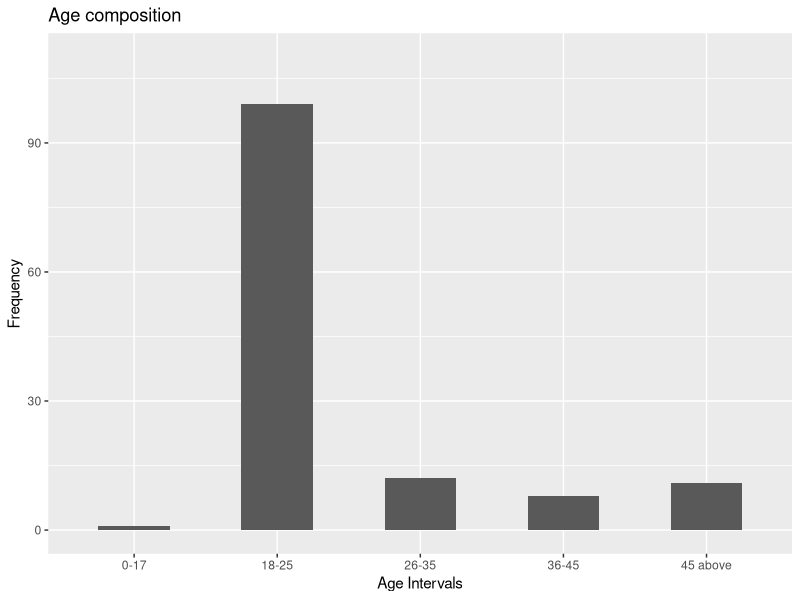
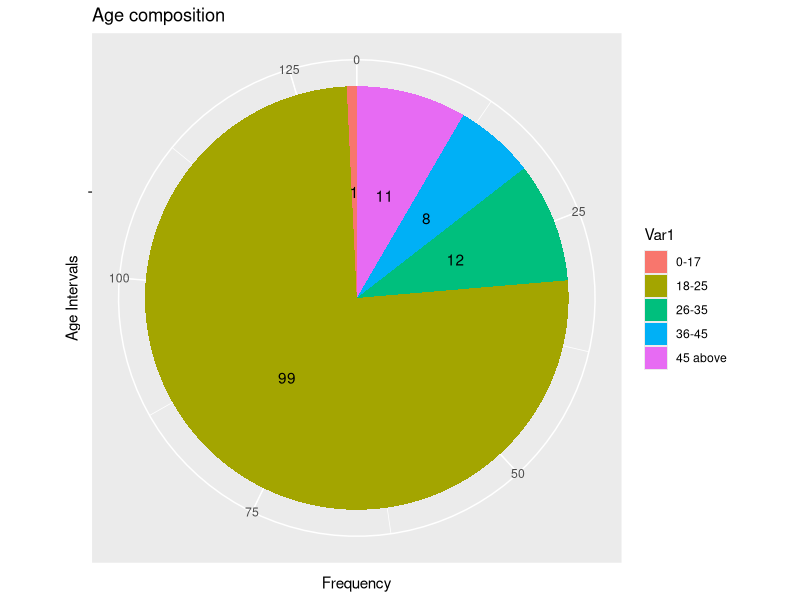
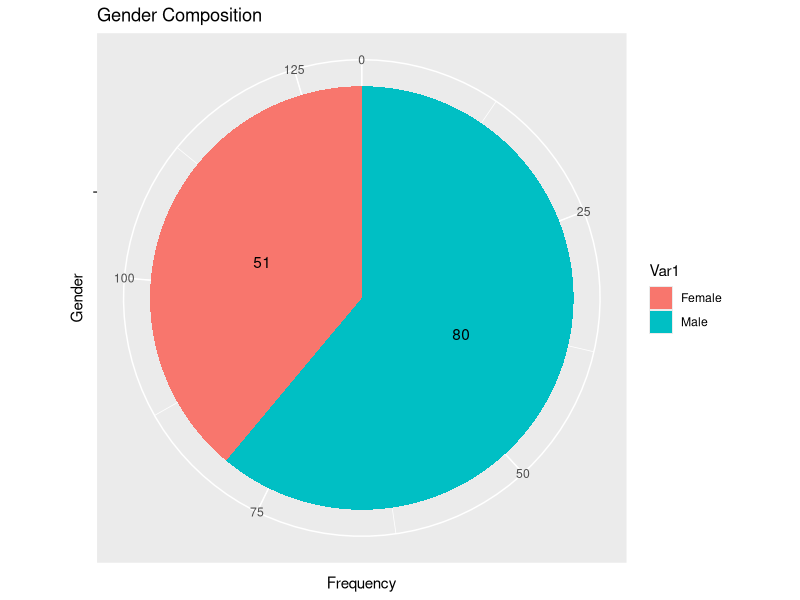
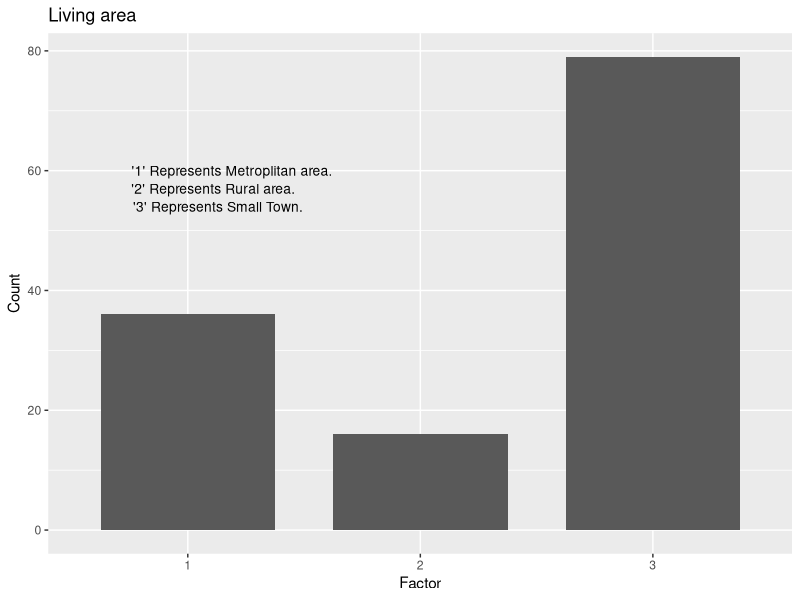
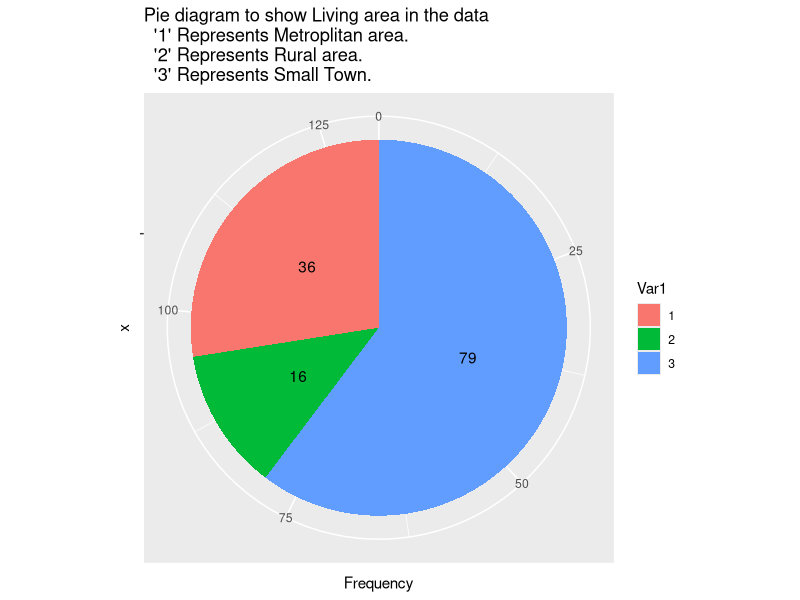
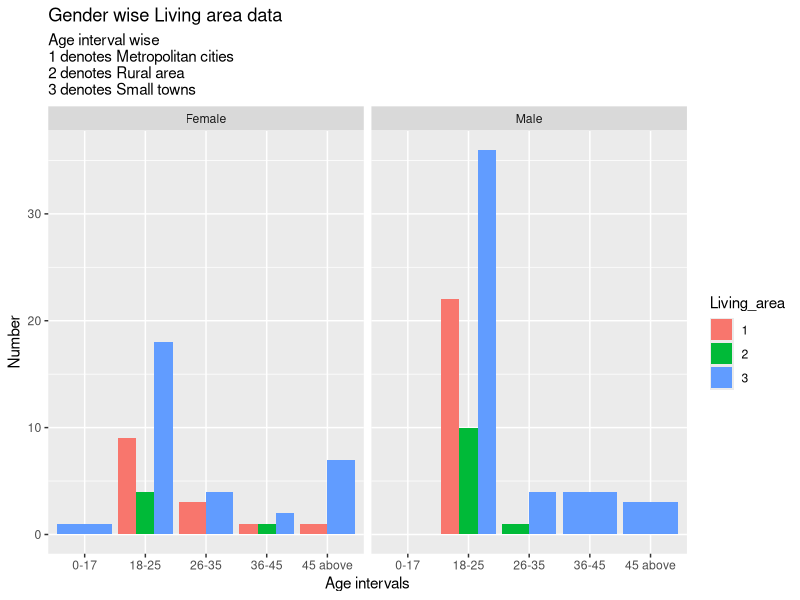
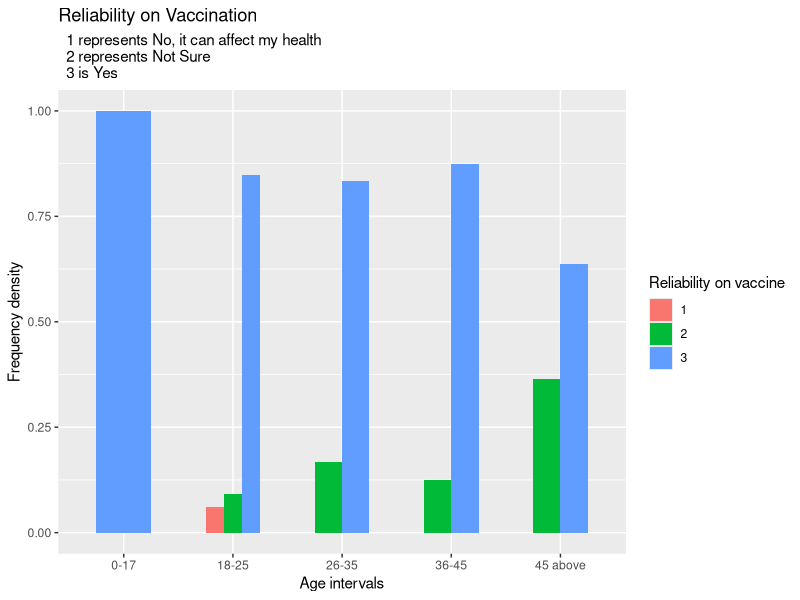
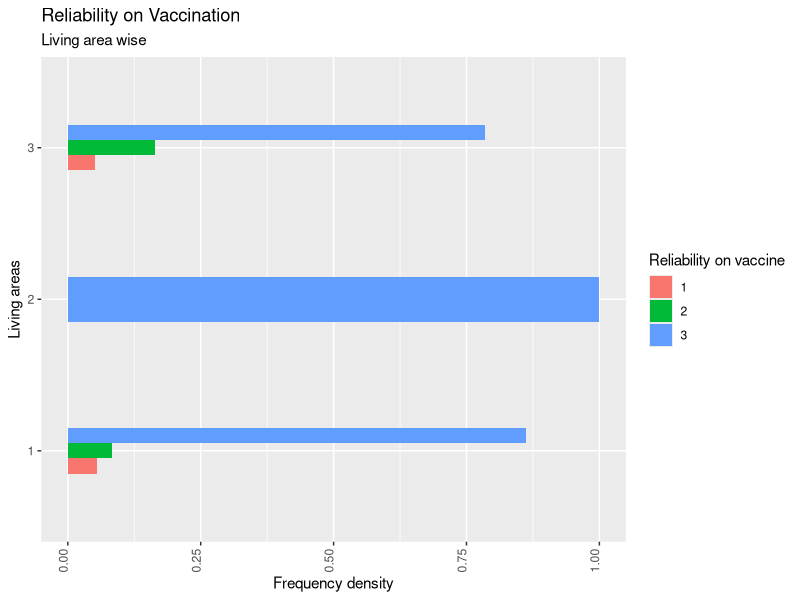

Recreate these plots in R, in order.
## CALLING THE DATA

rm(list=ls())
df <- read.csv(file = "Vaccination.csv",header = TRUE)
head(df)

## CALLING THE LIBRARIES
library(dplyr)
library(ggplot2)

##PREPARING THE DATA TO ANALYZE
## Columns to be modified--- Living area, Vac_safe, Vac_status, Vac_reliable, CoWin, Vac_symptom   
## Changing the column names to something short for future use.
colnames(df) <- c("TimeStamp","Age","Gender","Living_area","Vac_safe","Vac_status","Travel","1st_choice",
                    "2nd_choice","3rd_choice","4th_choice","5th_choice","6th_choice","Vac_brand",
                    "Vac_reliable","CoWin","Vac_app_easy","waiting_time","Social_dis","Hygiene",
                    "Vac_symptom","Govt_effort")

data <- df
data$Living_area <- as.numeric(as.factor(data$Living_area))
table (data$Living_area) 
##here we are using to represent the entire column "Living_area" as a factor of (1,2,3)
## 1 represents Metropolitan city
## 2 represents Rural area 
##3 is small town.

data$Vac_safe <- as.numeric (as.factor(data$Vac_safe))
##here we are using to represent the entire column "Vaccination_safe" as a factor of (1,2,3)
## 1 represents "No, it can affect my health", 
## 2 represents "Not Sure" 
## 3 is "Yes"

data$Vac_status <- as.numeric (as.factor(data$Vac_status))
table (data$Vac_status)
##here we are using to represent the entire column "Vaccination_status" as a factor of (1,2,3)
## 1 represents "1st dose is taken", 
## 2 represents "Both doses taken" 
## 3 is "Not Vaccinated".

data$Vac_reliable <- as.numeric (as.factor(data$Vac_reliable))
##here we are using to represent the entire column "Vaccination_reliability" as a factor of (1,2,3)
## 1 represents "Free vaccines offered by the Government", 
## 2 represents "Paid vaccines offered by private organizations".

data$CoWin <- as.numeric (as.factor(data$CoWin))
## 1 represents "No, I have not used the portal", 
## 2 represents "Yes, but I did not face any problem", and
## 3 represents "Yes, I faced a lot of issues while booking".

data$Vac_symptom <- as.numeric (as.factor(data$Vac_symptom))
## 1 represents "After 1st dose", 
## 2 represents "After 2nd dose", and
## 3 represents "After both doses"
## 4 represents "No, I did not face any".

## Looking at the data Demographically ____ Plots we need to do initially___
## 1. Age, 2. Gender, 3. Living_area, 4. Living_area wrt Gender and Age using multiple bar chart , 5. Gender based on different age interval using multiple bar chart

## Bar and pie diagram of age composition of the data
df <- data.frame(table(data$Age))
bar <- ggplot(data=df,aes(y=Freq,x=Var1),beside=T)+geom_bar(stat="identity",width = 0.5)+
  labs(title="Age composition",x="Age Intervals",y="Frequency")+ylim(0,110)
bar

bar1 <- ggplot(data=df,aes(y=Freq,x="",fill=Var1))+geom_bar(stat="identity",width = 0.5)+
  labs(title="Age composition",x="Age Intervals",y="Frequency")
pie <- bar1 + coord_polar("y",start=0)
pie + geom_text(label=paste(df$Freq),position=position_stack(vjust = 0.5))


##pie diagram for gender composition of the data
df1 <- data.frame(table(data$Gender))
bar1 <- ggplot (df1, aes(y = Freq,x = "", fill= Var1))+geom_bar(stat = "identity", width = 0.5)+
  labs(title = "Gender Composition", x= "Gender", y= "Frequency")
pie<- bar1+ coord_polar("y", start = 0)
pie + geom_text(label=paste(df1$Freq),position=position_stack(vjust = 0.5))


##Bar and pie diagram of to categorize the living area of the data
table(data$Living_area)
df2 <- data.frame(table(data$Living_area))
bar <- ggplot(data=df2,aes(y= Freq,x= Var1),beside=T)+geom_bar(stat="identity",width = .75)+
  labs(title="Living area",x="Factor",y="Count")+
  annotate("text", x=1.19, y=60, label= "'1' Represents Metroplitan area.",size=3.5)+
  annotate("text", x=1.11, y=57, label= "'2' Represents Rural area.",size=3.5)+
  annotate("text", x=1.13, y=54, label= "'3' Represents Small Town.",size=3.5)
bar

bar1 <- ggplot(data=df2,aes(y=Freq ,x="",fill= Var1))+geom_bar(stat="identity",width = 0.5)+
  labs(title="Pie diagram to show Living area in the data
  '1' Represents Metroplitan area.
  '2' Represents Rural area.
  '3' Represents Small Town.",y="Frequency")
pie <- bar1 + coord_polar("y",start=0)
pie + geom_text(label=paste(df2$Freq),position=position_stack(vjust = 0.5))



##Living_area wrt Gender and Age using multiple bar chart 
names(data)
df <-data%>%
  group_by(Living_area,Gender,Age)
df$Age  

df1 <- df[df$Age=="18-25",]
df2 <- df1[df1$Gender=="Male",]
tab1 <- data.frame(table(df2$Living_area))
count1 <- nrow(tab1)
df3 <- df1[df1$Gender=="Female",]
tab2 <- data.frame(table(df3$Living_area))
count2 <- nrow(tab2)

df1 <- df[df$Age=="26-35",]
df2 <- df1[df1$Gender=="Male",]
tab3 <- data.frame(table(df2$Living_area))
count3 <- nrow(tab3)
df3 <- df1[df1$Gender=="Female",]
tab4 <- data.frame(table(df3$Living_area))
count4 <- nrow(tab4)

df1 <- df[df$Age=="36-45",]
df2 <- df1[df1$Gender=="Male",]
tab5 <- data.frame(table(df2$Living_area))
count5 <- nrow(tab5)
df3 <- df1[df1$Gender=="Female",]
tab6 <- data.frame(table(df3$Living_area))
count6 <- nrow(tab6)

df1 <- df[df$Age=="45 above",]
df2 <- df1[df1$Gender=="Male",]
tab7 <- data.frame(table(df2$Living_area))
count7 <- nrow(tab7)
df3 <- df1[df1$Gender=="Female",]
tab8 <- data.frame(table(df3$Living_area))
count8 <- nrow(tab8)

df1 <- df[df$Age=="0-17",]
df2 <- df1[df1$Gender=="Male",]
tab9 <- data.frame(table(df2$Living_area))
count9 <- nrow(tab9)
df3 <- df1[df1$Gender=="Female",]
tab10 <- data.frame(table(df3$Living_area))
count10 <- nrow(tab10)

bar_data <- data.frame(Age =c(rep("18-25",6),rep("26-35",4),rep("36-45",4),rep("45 above",3),rep("0-17",1)),Living_area=c(tab1$Var1,tab2$Var1,tab3$Var1,tab4$Var1,tab5$Var1,tab6$Var1,tab7$Var1,tab8$Var1,tab9$Var1,tab10$Var1),
                       Gender=c(rep("Male",count1),rep("Female",count2),rep("Male",count3),rep("Female",count4),rep("Male",count5),rep("Female",count6),rep("Male",count7),rep("Female",count8),rep("Male",count9),rep("Female",count10)),
                       value=c(tab1$Freq,tab2$Freq,tab3$Freq,tab4$Freq,tab5$Freq,tab6$Freq,tab7$Freq,tab8$Freq,tab10$Freq)) 

bar_data
ggplot(data=bar_data,aes(x=Age,fill=Living_area,y=value))+
  geom_bar(position="dodge",stat="identity",size=0.8)+facet_wrap(~Gender)+
  labs(y="Number",x="Age intervals",title="Gender wise Living area data",
       subtitle="Age interval wise
1 denotes Metropolitan cities
2 denotes Rural area
3 denotes Small towns")




## EXPLORATORY DATA ANALYSIS
## 1.Vaccination safe wrt age
age_count <- data %>% 
  group_by(Age) %>% 
  summarise(count=n())
age_count
age_safe <- data %>% 
  group_by(Age,Vac_safe) %>%
  summarise(count=n())
age_safe
tab1 <- data.frame(table(age_safe$Age))
age_safe$tot_count <- rep(rep(age_count$count,times=tab1$Freq))  
age_safe$freq_den <- age_safe$count/age_safe$tot_count
ggplot(data=age_safe,aes(x=Age,y=freq_den,fill=as.factor(Vac_safe)),beside=TRUE)+geom_bar(position="dodge",stat="identity",width=0.5)+
  labs(title="Reliability on Vaccination",subtitle="  1 represents No, it can affect my health 
  2 represents Not Sure 
  3 is Yes",x="Age intervals",y="Frequency density",fill="Reliability on vaccine")


## 2. Vaccination safe wrt living area
living_count <- df%>%
  group_by(Living_area) %>% 
  summarise(count=n())
living_safe <- df %>% 
  group_by(Living_area,Vac_safe) %>% 
  summarise(count=n())  
living_safe
tab2 <- data.frame(table(living_safe$Living_area))
living_safe$count_tot <- rep(living_count$count,times=tab2$Freq)  
living_safe$freq_den <- living_safe$count/living_safe$count_tot
ggplot(data=living_safe,aes(x=as.factor(Living_area),y=freq_den,fill=as.factor(Vac_safe)))+
  geom_bar(position="dodge",stat="identity",width = 0.3)+
  labs(title="Reliability on Vaccination",x="Living areas",y="Frequency density",subtitle="Living area wise",fill="Reliability on vaccine")+
  theme(axis.text.x=element_text(angle=90,hjust=1,vjust=0))+coord_flip()

## 3. Vaccination safe wrt Gender
gen_count <- df %>%
  group_by(Gender) %>% 
  summarise(count=n())
gen_safe <- df %>% 
  group_by(Gender,Vac_safe) %>% 
  summarise(count=n())
tab3 <- data.frame(table(gen_safe$Gender))
gen_safe$count_tot <- rep(gen_count$count,times=tab3$Freq)  
gen_safe$freq_den <- gen_safe$count/gen_safe$count_tot
ggplot(data=gen_safe,aes(x=as.factor(Gender),y=freq_den,fill=as.factor(Vac_safe)))+
  geom_bar(position="dodge",stat="identity",width=0.3)+
  labs(title="Reliability on Vaccination",x="Gender",y="Frequency density",subtitle="Gender wise",fill="Reliability on vaccine")+
  coord_flip()

#4. FREQUENCY-density analysis of Vaccination status wrt  Age and gender
agestatus <- data.frame(data$Age, data$Vac_status, data$Gender)
tabage <- data.frame(table (agestatus))
colnames(tabage)<- c("Age","Vaccination_Status","Gender","Number")
agestatus1 <- split(tabage,tabage$Gender)
agestatus_male <- agestatus1$Male
agestatus_female <- agestatus1$Female

age_count <- data %>% 
  group_by(Age,Gender) %>% 
  summarise(count=n())
age_count
age_count_M <- age_count[age_count$Gender=="Male",]
age_counttemp <- data.frame(Age="0-17",Gender="Male",count= 0)
age_count_M <- rbind (age_counttemp,age_count_M)
age_count_M1 <- rep(age_count_M$count,3)

age_count_F <- age_count[age_count$Gender=="Female",]
age_count_F1 <- rep(age_count_F$count,3)

agestatus_male$freq <- agestatus_male$Number/age_count_M1
agestatus_male$freq <- replace (agestatus_male$freq,c(1,6,11),0)
agestatus_female$freq <- agestatus_female$Number/age_count_F1
agestatus_gender <- rbind(agestatus_male,agestatus_female)


ggplot(data=agestatus_gender,aes(x= Age,y= freq,fill= Vaccination_Status))+
  geom_bar(position="dodge",stat="identity",size=0.8)+ facet_wrap(~Gender)+
  labs(y="Frequency density",x="Age Groups",title="Vaccination status data", subtitle="Gender wise
1 represents First dose is taken 
2 denotes Both dose is taken
3 denotes Not Vaccinated")

#5. Living area vs vaccination status
data2 <- df
living <- data2 %>% 
  group_by(Vac_status,Living_area) %>% 
  summarise (count= n())
living$freq_den <- living$count/living_count$count
tab4<- data.frame(table(living$Living_area))
ggplot(data=living,aes(x= Living_area,y= freq_den,fill= Vac_status))+
  geom_bar(position="dodge",stat="identity",size=0.8,width=0.3)+
  labs(y="Frequency density",x="Living area",title="Vaccination status",subtitle="Living area wise")+ coord_flip()


#6. Reliability on vaccine provider vs Living area 
living1 <- df %>% 
  group_by(Vac_reliable,Living_area) %>% 
  summarise (total= n())
living1
living1$freq_density <- living1$total/living_count$count

ggplot(data=living1,aes(x= Living_area,y= freq_density,fill= Vac_reliable))+
  geom_bar(position="dodge",stat="identity",width =0.4)+ coord_flip()+
  labs(y="Frequency density",x="Living Area",title="Reliability on vaccine provider",
       fill= "Vaccine Provider", subtitle = "Living area wise")

#7. Drawing an inference from the data about vaccine availability by plotting the 
# travel and the living area
avail <- df %>% 
  group_by(Travel,Living_area) %>% 
  summarise (count= n())
avail$freq_density <- avail$count/living_count$count 
ggplot(data=avail,aes(x= Living_area,y= avail$freq_density,fill= Travel))+
  geom_bar(position="dodge",stat="identity",width =0.4)+
  labs(y="Frequency density",x="Living Area",title="Travel to get the vaccine",
       fill= "Travel to get the vaccine", subtitle = "Living area wise")
